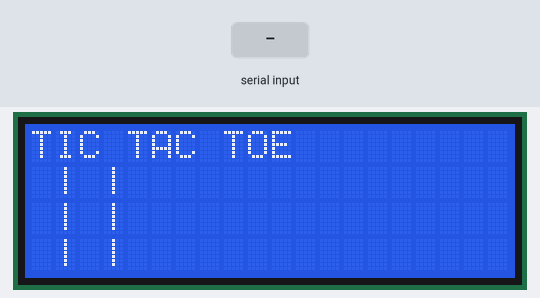
Bench run of a sketch on a simulated Arduino Uno, built with avr-gcc and run on an emulated ATmega328P. Parts: 20×4 character LCD. The test bench sets the inputs (shaded band). What the sketch prints to the serial monitor is not drawn.

Above: at 5.3 s.
5.4 s: "90,45\n" received over Serial
At 6.03 s:
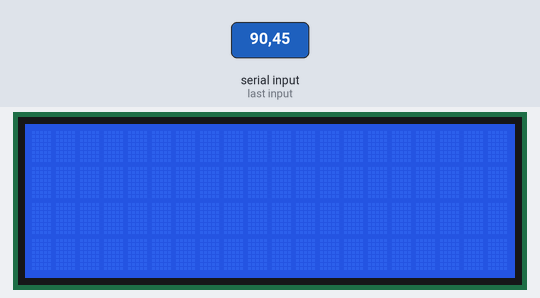
8.1 s: "5\n" received over Serial
At 8.9 s:
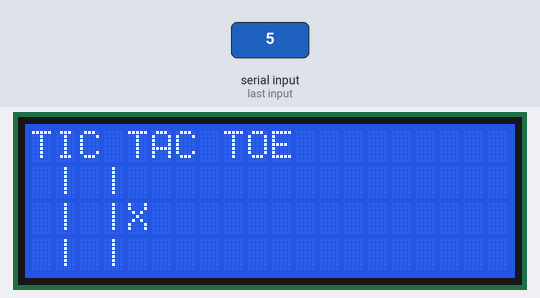
9.6 s: "X" received over Serial
At 11.8 s:
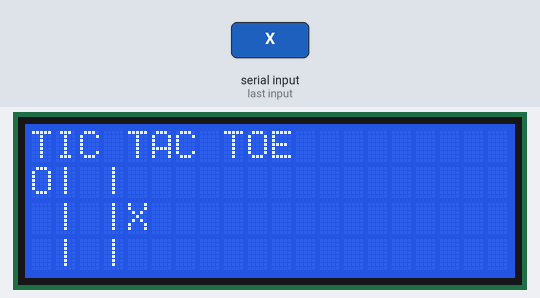
12.1 s: "5\n" received over Serial
At 12.31 s:
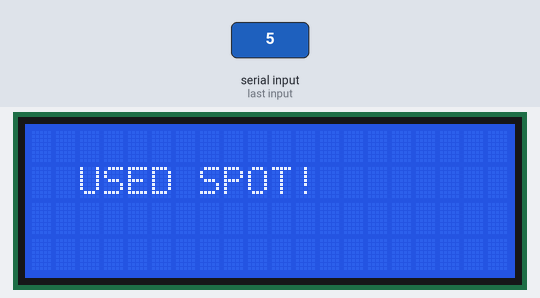
14.0 s: "30,150\n" received over Serial
At 14.21 s:
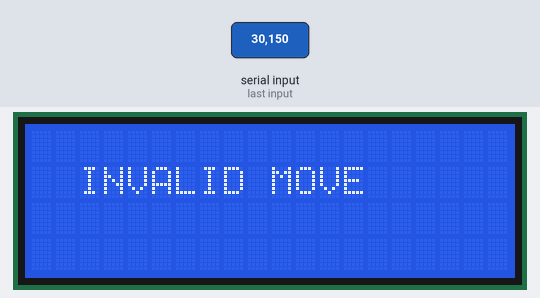
Timing chart, 0 to 17.0 s (numbered marks = the images above; inputs shaded):
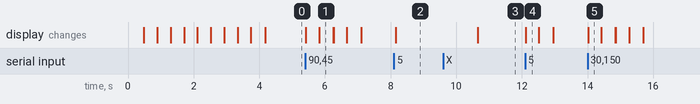

The sketch:

XO_2player.ino
```cpp
#include <Wire.h>
#include <LiquidCrystal_I2C.h>

LiquidCrystal_I2C lcd(0x27, 20, 4);

bool used[9] = {0};
char board[9] = {' ', ' ', ' ', ' ', ' ', ' ', ' ', ' ', ' '};
char currentPlayer = 'X' ;

const int winPatterns [8][3] = {
  {0,1,2}, {3,4,5}, {6,7,8},
  {0,3,6}, {1,4,7}, {2,5,8},
  {0,4,8}, {2,4,6}
};

void drawBoard() {
  lcd.clear();
  lcd.setCursor(0,0);
  lcd.print("TIC TAC TOE");

  lcd.setCursor(0, 1);
  lcd.print(board[0]); lcd.print("|");
  lcd.print(board[1]); lcd.print("|");
  lcd.print(board[2]);

  lcd.setCursor(0, 2);
  lcd.print(board[3]); lcd.print("|");
  lcd.print(board[4]); lcd.print("|");
  lcd.print(board[5]);

  lcd.setCursor(0, 3);
  lcd.print(board[6]); lcd.print("|");
  lcd.print(board[7]); lcd.print("|");
  lcd.print(board[8]);
}

void blink(const char* msg, int n) {
  for (int i = 0; i < n; i++)
  {
    lcd.clear();
    lcd.setCursor(2,1);
    lcd.print(msg);
    delay(400);
    lcd.clear();
    delay(400);
  }
}

bool checkWin(char player) {
  for(int i = 0 ; i < 8; i++) {
    if (board[winPatterns[i][0]] == player &&
        board[winPatterns[i][1]] == player &&
        board[winPatterns[i][2]] == player)
      return true;
  }
  return false;
}

bool isDraw() {
  for(int i = 0; i < 9; i++)
    if(!used[i])  return false;
  return true;
}

void resetGame() {
  blink("NEW GAME", 2);

  for (int i = 0; i < 9; i++) {
    used[i] = false;
    board[i] = ' ';
  }

  currentPlayer = 'X';
  drawBoard();

  Serial.println("Game Reset!\nEnter move (0-8)");
}
void setup() {
  Serial.begin(9600);
  lcd.init();
  lcd.backlight();

  blink("Let's Play!" , 3);
  resetGame();
}

void loop() {

  if(Serial.available() > 0) {
    int place = Serial.parseInt();
    while (Serial.available()) Serial.read();

    if(place > 8 || place < 0) {
      Serial.println("Invalid placement");
      blink("INVALID MOVE" , 1);
      drawBoard();
      return;
    }

    if(used[place]) {
      Serial.println("Spot already used");
      blink("USED SPOT!" , 1);
      drawBoard();
      return;
    }

    used[place] = true;
    board[place] = currentPlayer;
    drawBoard();

    if(checkWin(currentPlayer)) {
      lcd.clear();
      lcd.setCursor(3, 1);
      lcd.print("PLAYER "); lcd.print(currentPlayer); lcd.print(" WINS!");

      Serial.print("Player ");  Serial.print(currentPlayer); Serial.println(" wins!");
      delay(2500);
      resetGame();
      return;
    }

    if(isDraw()) {
      lcd.clear();
      Serial.println("Draw game!");
      blink("DRAW!", 3);

      resetGame();
      return;
    }

    currentPlayer = (currentPlayer == 'X') ? 'O' : 'X';
    drawBoard();

    Serial.print("Next player: ");
    Serial.println(currentPlayer);
  }
}
```

Measured:
- after the input at 5.4 s, the display: first changes at once (image 1 shows a later state)
- after the input at 8.1 s, the display: changes after 0.06 s (image 2)
- after the input at 9.6 s, the display: changes after 1.1 s (image 3)
- after the input at 12.1 s, the display: changes at once (image 4)
- after the input at 14.0 s, the display: changes at once (image 5)
- what the display in image 1 shows lasts 0.5 s, from 5.8 s to 6.3 s
